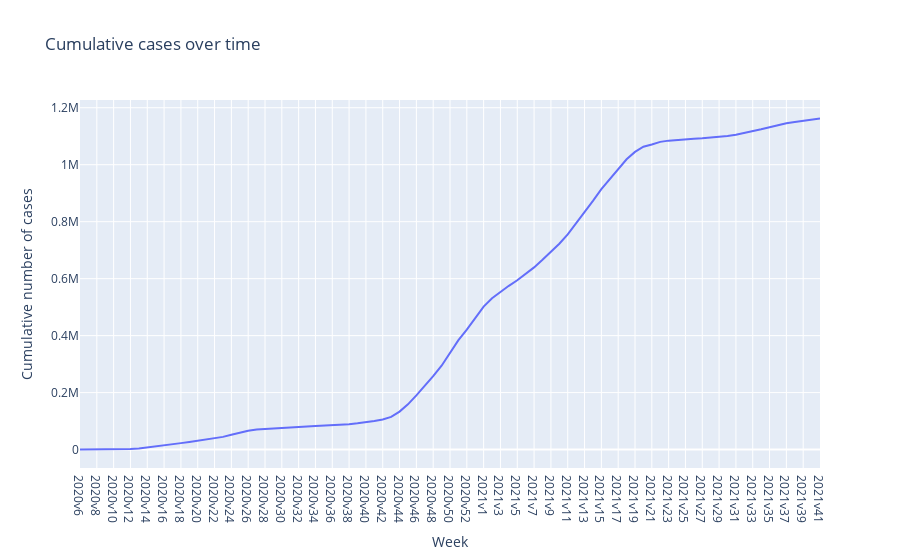

Notebook cell for this chart:
### Code cell
# Plotly express plot
fig = px.line(covid19_cases, x="Vecka", y="Kum_antal_fall", title="Cumulative cases over time",
            labels={"Vecka": "Week", "Kum_antal_fall": "Cumulative number of cases"})
fig.update_layout(hovermode="x")
fig.update_xaxes(
    showspikes=True,
    spikedash="solid"
)
fig.show()

### Figure 1 — Plotly figure (JSON) as saved in the notebook; plotly's stock layout.template omitted (floating-point values rounded to 4 significant figures)
{"data": [{"hovertemplate": "Week=%{x}<br>Cumulative number of cases=%{y}<extra></extra>", "legendgroup": "", "line": {"color": "#636efa", "dash": "solid"}, "marker": {"symbol": "circle"}, "mode": "lines", "name": "", "orientation": "v", "showlegend": false, "type": "scatter", "x": ["2020v6", "2020v7", "2020v8", "2020v9", "2020v10", "2020v11", "2020v12", "2020v13", "2020v14", "2020v15", "2020v16", "2020v17", "2020v18", "2020v19", "2020v20", "2020v21", "2020v22", "2020v23", "2020v24", "2020v25", "2020v26", "2020v27", "2020v28", "2020v29", "2020v30", "2020v31", "2020v32", "2020v33", "2020v34", "2020v35", "2020v36", "2020v37", "2020v38", "2020v39", "2020v40", "2020v41", "2020v42", "2020v43", "2020v44", "2020v45", "2020v46", "2020v47", "2020v48", "2020v49", "2020v50", "2020v51", "2020v52", "2020v53", "2021v1", "2021v2", "2021v3", "2021v4", "2021v5", "2021v6", "2021v7", "2021v8", "2021v9", "2021v10", "2021v11", "2021v12", "2021v13", "2021v14", "2021v15", "2021v16", "2021v17", "2021v18", "2021v19", "2021v20", "2021v21", "2021v22", "2021v23", "2021v24", "2021v25", "2021v26", "2021v27", "2021v28", "2021v29", "2021v30", "2021v31", "2021v32", "2021v33", "2021v34", "2021v35", "2021v36", "2021v37", "2021v38", "2021v39", "2021v40", "2021v41"], "xaxis": "x", "y": [1, 1, 1, 14, 225, 1063, 1987, 3944, 7173, 10913, 14665, 18868, 22700, 26853, 30722, 34381, 38661, 44682, 51805, 58878, 66333, 70612, 72791, 74413, 75729, 77285, 79299, 81351, 83038, 84238, 85570, 87162, 89242, 92161, 95803, 100081, 105701, 114856, 133330, 158735, 190054, 221998, 257558, 294395, 338026, 384203, 421337, 462660, 502115, 531057, 554287, 574947, 594552, 615835, 639450, 666140, 693888, 722443, 755476, 793357, 831743, 872890, 913928, 949960, 985266, 1018946, 1044862, 1063031, 1071005, 1080099, 1084493, 1087341, 1089323, 1091192, 1092706, 1094587, 1097249, 1100708, 1105316, 1111136, 1117602, 1124290, 1131526, 1139498, 1145764, 1150062, 1154303, 1158444, 1162506], "yaxis": "y"}], "layout": {"hovermode": "x", "legend": {"tracegroupgap": 0}, "title": {"text": "Cumulative cases over time"}, "xaxis": {"anchor": "y", "domain": [0, 1], "showspikes": true, "spikedash": "solid", "title": {"text": "Week"}}, "yaxis": {"anchor": "x", "domain": [0, 1], "title": {"text": "Cumulative number of cases"}}}}
